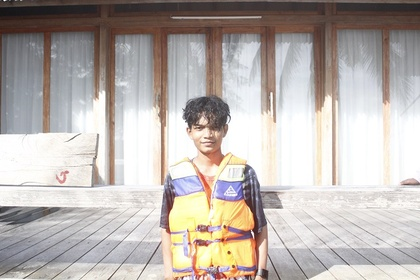
%> input picture Naufal1.JPG, 420 x 280 px, shrunk from 750 x 500 before the run
$ octave Geometri_Citra.m   (GNU Octave 9; MATLAB toolbox functions it lacks are replaced by stand-ins)
%> lines starting %> are read from the running program, lines starting %| are printed output that depends on the picture; in (x1, y1, x2, y2) boxes, pixels count from 0 and x2, y2 are one past the last pixel; in counts of white or black regions, pixels touching at a corner belong together; the program's own positions count from 1
Naufal1 = imread('Naufal1.jpg');
%> Naufal1 is the input picture: size 280x420x3 uint8; mean R, G, B 186.4, 179.1, 174.5
Naufal2 = imread('Naufal2.jpg');
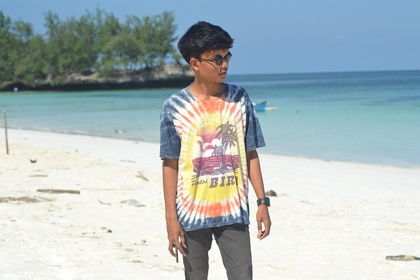
%> input picture Naufal2.JPG, 420 x 280 px, shrunk from 750 x 500 before the run
%> Naufal2 is the input picture: size 280x420x3 uint8; mean R, G, B 171.9, 185, 188

q = rgb2gray(Naufal1);
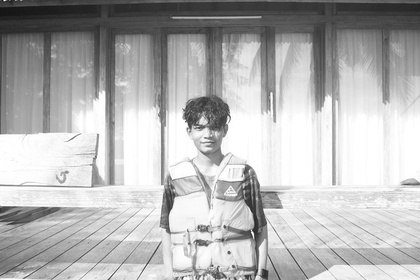
%> q: size 280x420 uint8; min 20, max 255, mean 180.8
r = rgb2gray(Naufal2);
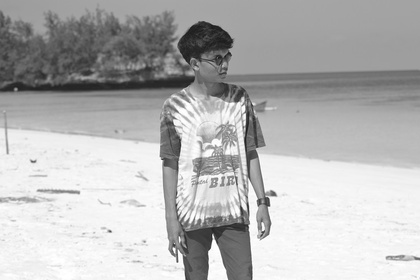
%> r: size 280x420 uint8; min 24, max 255, mean 181.4

figure(1); imshow(q);
figure(2); imshow(r);

c = q;
[kolom, baris] = size(c);
%> kolom = 280; baris = 420

for m = 1 : kolom
    for n = 1 : baris
        if r(m,n)~= 0
            c(m,n) = r(m,n);
        end
    end
end

figure(3); imshow(c);

l = r;

for m = 1 : kolom
    for n = 1 : baris
        if l(m,n) ~= 0
            l(m,n) = r(m,n);
        end
    end
end

figure(4); imshow(l);

blackwhite1 = q > 135;
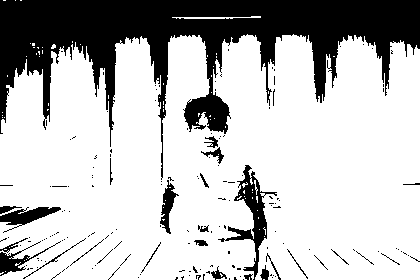
%> blackwhite1: size 280x420 logical; 74.7% white; 168 black regions (144 under 20 px), largest, box (x1, y1, x2, y2) and area: (0, 0, 420, 180) 25264, (218, 165, 277, 280) 1445, (0, 207, 61, 233) 625
blackwhite2 = r > 135;
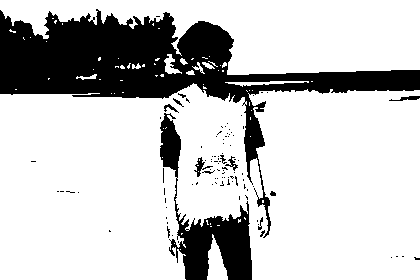
%> blackwhite2: size 280x420 logical; 77.8% white; 98 black regions (87 under 20 px), largest, box (x1, y1, x2, y2) and area: (0, 9, 420, 238) 20733, (160, 113, 252, 280) 4704, (194, 157, 213, 177) 105

figure(5); imshow(blackwhite1);
figure(6); imshow(blackwhite2);

k = blackwhite1;

for m = 1: kolom
    for n = 1 : baris
        if k(m,n) == 0
            k(m,n) =1;
        else
            k(m,n) = 0;
        end
    end
end

figure(7); imshow(k);

x = blackwhite1;

for m = 1: kolom
    for n = 1: baris
        if blackwhite2(m,n) ~= 0
            if x(m,n) == 0
                x(m,n) = 1 ;
            else
                x(m,n) = 0;
            end
        end
    end
end
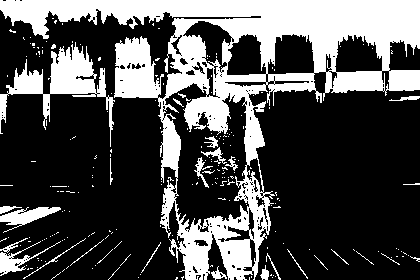
%> x: size 280x420 logical; 30.8% white; 225 white regions (201 under 20 px), largest, box (x1, y1, x2, y2) and area: (0, 0, 420, 280) 30017, (0, 42, 115, 147) 3201, (0, 207, 61, 233) 625

figure(8); imshow (x)
